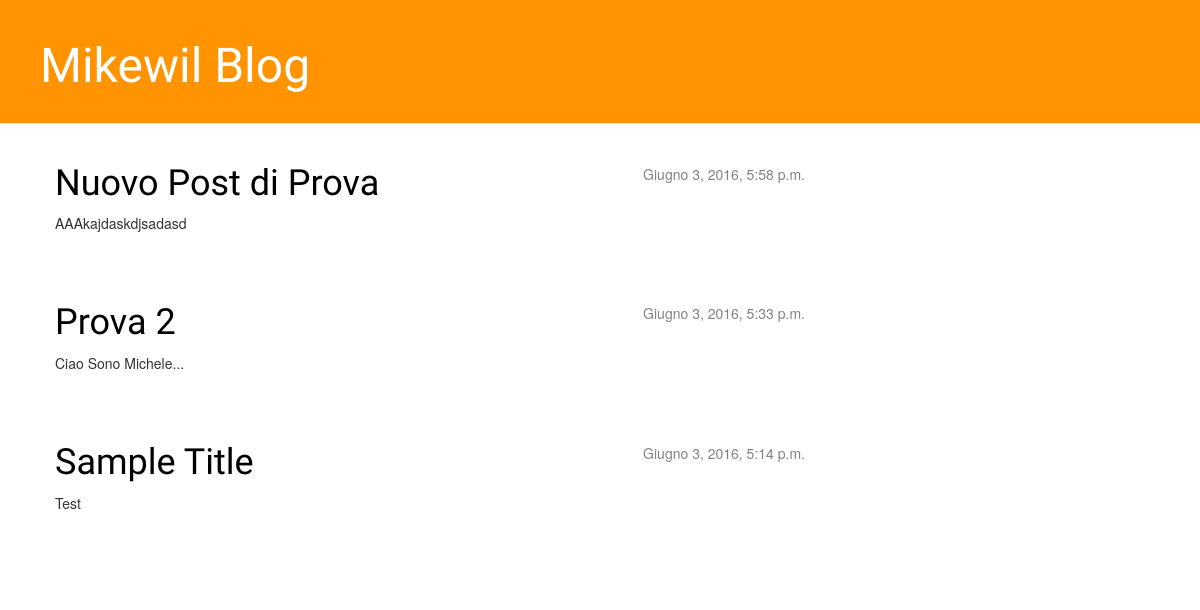
Screenshot of /blog/ with the database file from the repository.
### blog/models.py (models this page shows, shortened)
class Post(models.Model):
    author = models.ForeignKey('auth.User')
    title = models.CharField(max_length=200)
    text = models.TextField()
    created_date = models.DateTimeField(
            default=timezone.now)
    published_date = models.DateTimeField(
            blank=True, null=True)

### blog/views.py (the view)
def post_list(request):
    posts = Post.objects.order_by('-published_date')
    return render(request, 'blog/post_list.html', {'posts':posts})

### blog/templates/blog/post_list.html
{% extends 'blog/base.html' %}
{% block content %}
    {% for post in posts %}
        <div class="post">
            <div class="date">
                {{ post.published_date }}
            </div>
            <h1><a href="{% url 'post_detail' pk=post.pk %}">{{ post.title }}</a></h1>
            <p>{{ post.text|linebreaks }}</p>
        </div>
    {% endfor %}
{% endblock content %}

### blog/static/css/blog.css (style rules this page uses)
h1, h2, h3, h4 { font-family: 'Lobster', cursive; }
.date { float: right; color: #828282; }
.post { margin-bottom: 70px; }
.post h1 a, .post h1 a:visited { color: #000000; }

### rows the page displays
Post: published_date "Giugno 3, 2016, 5:58 p.m.", title "Nuovo Post di Prova", text "AAAkajdaskdjsadasd"
Post: published_date "Giugno 3, 2016, 5:33 p.m.", title "Prova 2", text "Ciao Sono Michele..."
Post: published_date "Giugno 3, 2016, 5:14 p.m.", title "Sample Title", text "Test"
